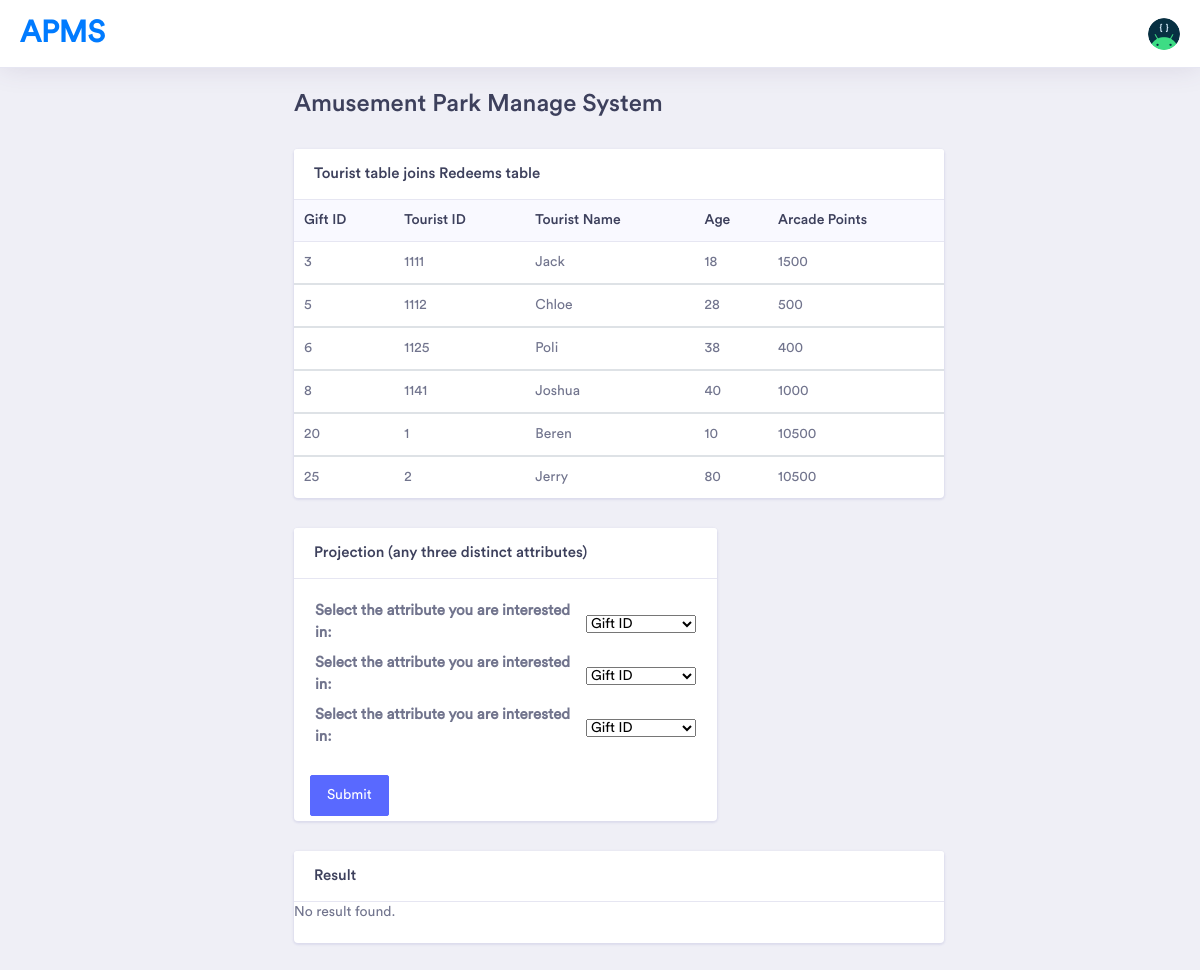
/SystemSite/projection.html/, run on the app's committed database.
### SystemSite/views.py (the view)
def proj(request):
    template = loader.get_template('SystemSite/projection.html')
    with connection.cursor() as cursor:
        cursor.execute("SELECT r.GID, r.TID, t.Name,t.Age,t.ArcadePoints FROM Redeems r JOIN Tourist t ON t.ID = r.TID")
        joined_list = cursor.fetchall()
    context = {
        'joined_list': joined_list,
        'formP': "",
        'a1': "",
        'a2': "",
        'a3': "",
        'aj_list': ""
    }
    dict_col = {
        "GID" : "Gift ID",
        "TID" : "Tourist ID",
        "Name": "Tourist Name",
        "Age": "Age",
        "ArcadePoints" : "Arcade Points"
    }
    if request.method == 'POST':
        formP = projForm(request.POST)
        if formP.is_valid():
                a1 = formP.cleaned_data['dropdown1']
                a2 = formP.cleaned_data['dropdown2']
                a3 = formP.cleaned_data['dropdown3']
                if a1 != a2 and a2 != a3:
                    with connection.cursor() as cursor:
                        cursor.execute("SELECT %s, %s, %s FROM Redeems r JOIN Tourist t ON t.ID = r.TID" % (a1, a2, a3))
                        aj_list = cursor.fetchall()
                    context['aj_list'] = aj_list
                    context['formP'] = formP
                    context['a1'] = dict_col[a1]
                    context['a2'] = dict_col[a2]
                    context['a3'] = dict_col[a3]
                return HttpResponse(template.render(context, request))
    else:
        context['formP'] = projForm()
    return HttpResponse(template.render(context, request))

### SystemSite/forms.py
class projForm(forms.Form):
    dropdown1 = forms.CharField(label='Select the attribute you are interested in', widget=forms.Select(choices=COLUMES_CHOICES))
    dropdown2 = forms.CharField(label='Select the attribute you are interested in', widget=forms.Select(choices=COLUMES_CHOICES))
    dropdown3 = forms.CharField(label='Select the attribute you are interested in', widget=forms.Select(choices=COLUMES_CHOICES))

### SystemSite/templates/SystemSite/projection.html (shortened to what this page needs)
<!doctype html>
{% load static %}
<html lang="en">
<head>
    <link rel="stylesheet" href="../../static/vendor/bootstrap/css/bootstrap.min.css">
    <link href="../../static/vendor/fonts/circular-std/style.css" rel="stylesheet">
    <link rel="stylesheet" href="../../static/libs/css/style.css">
    <link rel="stylesheet" href="../../static/vendor/fonts/fontawesome/css/fontawesome-all.css">
    <link rel="stylesheet" href="../../static/vendor/charts/chartist-bundle/chartist.css">
    <link rel="stylesheet" href="../../static/vendor/charts/morris-bundle/morris.css">
    <link rel="stylesheet" href="../../static/vendor/fonts/material-design-iconic-font/css/materialdesignicons.min.css">
    <link rel="stylesheet" href="../../static/vendor/charts/c3charts/c3.css">
    <link rel="stylesheet" href="../../static/vendor/fonts/flag-icon-css/flag-icon.min.css">
</head>
<body>
    <body>
        <div class="dashboard-main-wrapper">
            <div class="dashboard-header">
                <nav class="navbar navbar-expand-lg bg-white fixed-top">
                    <a class="navbar-brand" href="../">APMS</a>
                    <div class="collapse navbar-collapse " id="navbarSupportedContent">
                        <ul class="navbar-nav ml-auto navbar-right-top">
                            <li class="nav-item dropdown nav-user">
                                <a class="nav-link nav-user-img" href="#" id="navbarDropdownMenuLink2"
                                    data-toggle="dropdown" aria-haspopup="true" aria-expanded="false"><img
                                        src="../../static/images/developers.png" alt=""
                                        class="user-avatar-md rounded-circle"></a>
                            </li>
                        </ul>
                    </div>
                </nav>
            </div>
            <div class="dashboard-wrapper">
                <div class="dashboard-ecommerce">
                    <div class="container-fluid dashboard-content ">
                        <div class="row">
                            <div class="col-xl-12 col-lg-12 col-md-12 col-sm-12 col-12">
                                <div class="page-header">
                                    <h1 class="pageheader-title">Amusement Park Manage System</h1>
                                </div>
                            </div>
                        </div>
                        <div class="ecommerce-widget">
                            <div class="row">
                                <div class="col-xl-9 col-lg-12 col-md-6 col-sm-12 col-12">
                                    <div class="card">
                                        <h5 class="card-header">Tourist table joins Redeems table</h5>
                                        <div class="card-body p-0">
                                            <div class="table-responsive">
                                                <table class="table">
                                                    {% if joined_list %}
                                                    <thead class="bg-light">
                                                        <tr class="border-0">
                                                            <th class="border-0">Gift ID</th>
                                                            <th class="border-0">Tourist ID</th>
                                                            <th class="border-0">Tourist Name</th>
                                                            <th class="border-0">Age</th>
                                                            <th class="border-0">Arcade Points</th>
                                                        </tr>
                                                    </thead>
                                                    {% for j in joined_list %}
                                                    <tbody>
                                                        <tr>
                                                            <td>{{j.0}}</td>
                                                            <td>{{j.1}}</td>
                                                            <td>{{j.2}}</td>
                                                            <td>{{j.3}}</td>
                                                            <td>{{j.4}}</td>
                                                        </tr>
                                                    </tbody>
                                                    {% endfor %}
                                                </table>
                                                {% else %}
                                                <p>No result found.</p>
                                                {% endif %}
                                            </div>
                                        </div>
                                    </div>
                                </div>
                                <div class="col-xl-6 col-lg-6 col-md-12 col-sm-12 col-12">
                                    <div class="card">
                                        <h5 class="card-header">Projection (any three distinct attributes) </h5>
                                        <div class="card-body">
                                            <form action="./" method="post">
                                                <table>{{formP.as_table}}</table>
                                        </div>
                                        <div class="col-sm-6 pl-3">
                                            <p>
                                                <button type="submit" class="btn btn-space btn-primary">Submit</button>
                                            </p>
                                        </div>
                                    </div>
                                </div>
                                <div class="col-xl-9 col-lg-12 col-md-6 col-sm-12 col-12">
                                    <div class="card">
                                        <h5 class="card-header">Result</h5>
                                        <div class="card-body p-0">
                                            <div class="table-responsive">
                                                <table class="table">
                                                    {% if aj_list %}
                                                    <thead class="bg-light">
                                                        <tr class="border-0">
                                                            <th class="border-0">{{a1}}</th>
                                                            <th class="border-0">{{a2}}</th>
                                                            <th class="border-0">{{a3}}</th>
                                                        </tr>
                                                    </thead>
                                                    {% for j in aj_list %}
                                                    <tbody>
                                                        <tr>
                                                            <td>{{j.0}}</td>
                                                            <td>{{j.1}}</td>
                                                            <td>{{j.2}}</td>
                                                        </tr>
                                                    </tbody>
                                                    {% endfor %}
                                                </table>
                                                {% else %}
                                                <p>No result found.</p>
                                                {% endif %}
                                            </div>
                                        </div>
                                    </div>
                                </div>
                            </div>
                        </div>
                    </div>
                </div>
            </div>
        </div>
    </body>

### data on the page
Tourist: j "3", ID "1111", Name "Jack", Age "18", ArcadePoints "1500"
Tourist: j "5", ID "1112", Name "Chloe", Age "28", ArcadePoints "500"
Tourist: j "6", ID "1125", Name "Poli", Age "38", ArcadePoints "400"
Tourist: j "8", ID "1141", Name "Joshua", Age "40", ArcadePoints "1000"
Tourist: j "20", ID "1", Name "Beren", Age "10", ArcadePoints "10500"
Tourist: j "25", ID "2", Name "Jerry", Age "80", ArcadePoints "10500"
